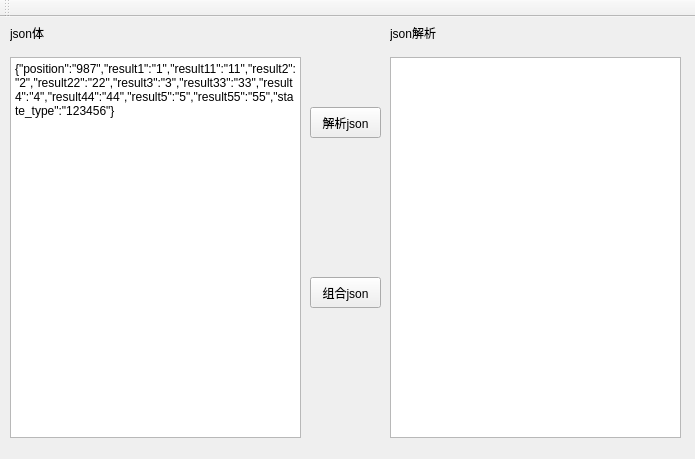
<?xml version="1.0" encoding="UTF-8"?>
<ui version="4.0">
 <class>MainWindow</class>
 <widget class="QMainWindow" name="MainWindow">
  <property name="geometry">
   <rect>
    <x>0</x>
    <y>0</y>
    <width>695</width>
    <height>459</height>
   </rect>
  </property>
  <property name="windowTitle">
   <string>MainWindow</string>
  </property>
  <widget class="QWidget" name="centralWidget">
   <widget class="QTextEdit" name="textEditSource">
    <property name="geometry">
     <rect>
      <x>10</x>
      <y>40</y>
      <width>291</width>
      <height>381</height>
     </rect>
    </property>
    <property name="html">
     <string>&lt;!DOCTYPE HTML PUBLIC &quot;-//W3C//DTD HTML 4.0//EN&quot; &quot;http://www.w3.org/TR/REC-html40/strict.dtd&quot;&gt;
&lt;html&gt;&lt;head&gt;&lt;meta name=&quot;qrichtext&quot; content=&quot;1&quot; /&gt;&lt;style type=&quot;text/css&quot;&gt;
p, li { white-space: pre-wrap; }
&lt;/style&gt;&lt;/head&gt;&lt;body style=&quot; font-family:'SimSun'; font-size:9pt; font-weight:400; font-style:normal;&quot;&gt;
&lt;p style=&quot; margin-top:0px; margin-bottom:0px; margin-left:0px; margin-right:0px; -qt-block-indent:0; text-indent:0px;&quot;&gt;{&amp;quot;position&amp;quot;:&amp;quot;987&amp;quot;,&amp;quot;result1&amp;quot;:&amp;quot;1&amp;quot;,&amp;quot;result11&amp;quot;:&amp;quot;11&amp;quot;,&amp;quot;result2&amp;quot;:&amp;quot;2&amp;quot;,&amp;quot;result22&amp;quot;:&amp;quot;22&amp;quot;,&amp;quot;result3&amp;quot;:&amp;quot;3&amp;quot;,&amp;quot;result33&amp;quot;:&amp;quot;33&amp;quot;,&amp;quot;result4&amp;quot;:&amp;quot;4&amp;quot;,&amp;quot;result44&amp;quot;:&amp;quot;44&amp;quot;,&amp;quot;result5&amp;quot;:&amp;quot;5&amp;quot;,&amp;quot;result55&amp;quot;:&amp;quot;55&amp;quot;,&amp;quot;state_type&amp;quot;:&amp;quot;123456&amp;quot;}&lt;/p&gt;&lt;/body&gt;&lt;/html&gt;</string>
    </property>
   </widget>
   <widget class="QTextEdit" name="textEditJson">
    <property name="geometry">
     <rect>
      <x>390</x>
      <y>40</y>
      <width>291</width>
      <height>381</height>
     </rect>
    </property>
   </widget>
   <widget class="QPushButton" name="btnParseJson">
    <property name="geometry">
     <rect>
      <x>310</x>
      <y>90</y>
      <width>71</width>
      <height>31</height>
     </rect>
    </property>
    <property name="text">
     <string>解析json</string>
    </property>
   </widget>
   <widget class="QPushButton" name="btnBuildJson">
    <property name="geometry">
     <rect>
      <x>310</x>
      <y>260</y>
      <width>71</width>
      <height>31</height>
     </rect>
    </property>
    <property name="text">
     <string>组合json</string>
    </property>
   </widget>
   <widget class="QLabel" name="label">
    <property name="geometry">
     <rect>
      <x>10</x>
      <y>0</y>
      <width>221</width>
      <height>31</height>
     </rect>
    </property>
    <property name="text">
     <string>json体</string>
    </property>
   </widget>
   <widget class="QLabel" name="label_2">
    <property name="geometry">
     <rect>
      <x>390</x>
      <y>0</y>
      <width>221</width>
      <height>31</height>
     </rect>
    </property>
    <property name="text">
     <string>json解析</string>
    </property>
   </widget>
  </widget>
  <widget class="QMenuBar" name="menuBar">
   <property name="geometry">
    <rect>
     <x>0</x>
     <y>0</y>
     <width>695</width>
     <height>23</height>
    </rect>
   </property>
  </widget>
  <widget class="QToolBar" name="mainToolBar">
   <attribute name="toolBarArea">
    <enum>TopToolBarArea</enum>
   </attribute>
   <attribute name="toolBarBreak">
    <bool>false</bool>
   </attribute>
  </widget>
 </widget>
 <layoutdefault spacing="6" margin="11"/>
 <resources/>
 <connections/>
</ui>
